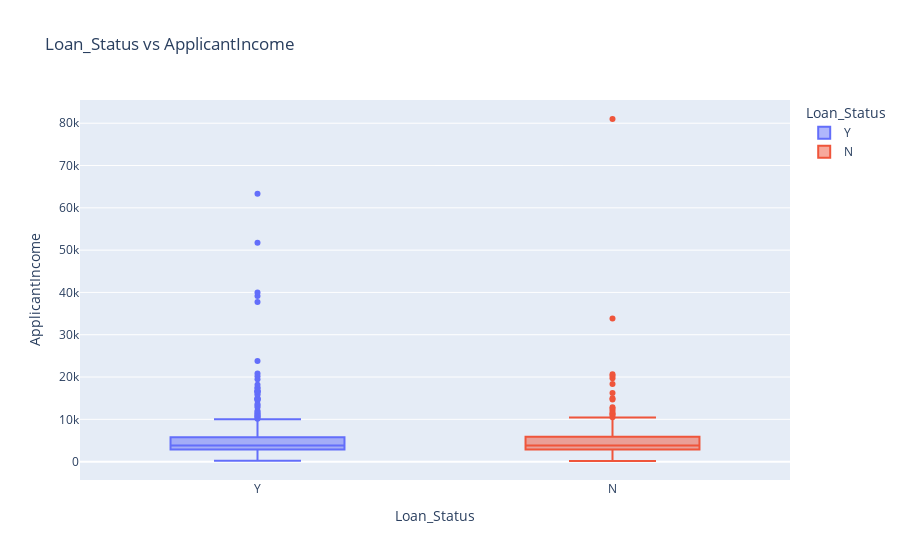

The notebook cell this image was saved under:
### Code cell
# relationship between the income of the loan applicant and the loan status
fig_income = px.box(loan, x='Loan_Status', 
                    y='ApplicantIncome',
                    color="Loan_Status", 
                    title='Loan_Status vs ApplicantIncome')
fig_income.show()

### Figure 1 — Plotly figure (JSON) as saved in the notebook; plotly's stock layout.template omitted (floating-point values rounded to 4 significant figures; data arrays with more than 128 entries replaced by an {"elided": "..."} marker saying what was removed)
{"data": [{"alignmentgroup": "True", "hovertemplate": "Loan_Status=%{x}<br>ApplicantIncome=%{y}<extra></extra>", "legendgroup": "Y", "marker": {"color": "#636efa"}, "name": "Y", "notched": false, "offsetgroup": "Y", "orientation": "v", "showlegend": true, "type": "box", "x": {"elided": "422 str values"}, "x0": " ", "xaxis": "x", "y": {"elided": "422 int values"}, "y0": " ", "yaxis": "y"}, {"alignmentgroup": "True", "hovertemplate": "Loan_Status=%{x}<br>ApplicantIncome=%{y}<extra></extra>", "legendgroup": "N", "marker": {"color": "#EF553B"}, "name": "N", "notched": false, "offsetgroup": "N", "orientation": "v", "showlegend": true, "type": "box", "x": {"elided": "192 str values"}, "x0": " ", "xaxis": "x", "y": {"elided": "192 int values"}, "y0": " ", "yaxis": "y"}], "layout": {"boxmode": "overlay", "legend": {"title": {"text": "Loan_Status"}, "tracegroupgap": 0}, "title": {"text": "Loan_Status vs ApplicantIncome"}, "xaxis": {"anchor": "y", "categoryarray": ["Y", "N"], "categoryorder": "array", "domain": [0, 1], "title": {"text": "Loan_Status"}}, "yaxis": {"anchor": "x", "domain": [0, 1], "title": {"text": "ApplicantIncome"}}}}
